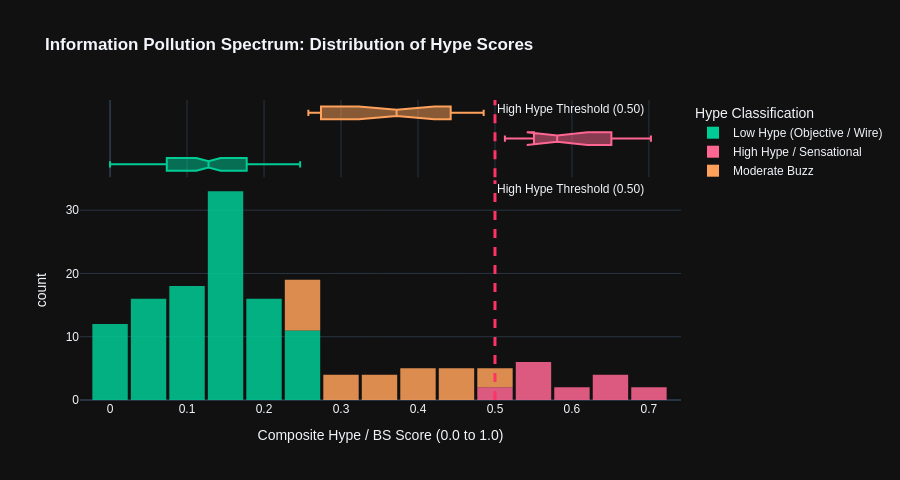

Notebook code cell kept with this figure:
### Markdown cell above
## 2. Hype Score Distribution Across the Media Spectrum

Let's visualize the composite score distribution and evaluate our decision threshold ($	au = 0.50$).

### Code cell
fig_dist = plot_hype_distribution(df_features, threshold=0.50)
fig_dist.show()

### Figure 1 — Plotly figure (JSON) as saved in the notebook; plotly's stock layout.template omitted (floating-point values rounded to 4 significant figures)
{"data": [{"bingroup": "x", "hovertemplate": "hype_tier=Low Hype (Objective / Wire)<br>Composite Hype / BS Score (0.0 to 1.0)=%{x}<br>count=%{y}<extra></extra>", "legendgroup": "Low Hype (Objective / Wire)", "marker": {"color": "#00CC96", "opacity": 0.85, "pattern": {"shape": ""}}, "name": "Low Hype (Objective / Wire)", "nbinsx": 25, "orientation": "v", "showlegend": true, "type": "histogram", "x": [0.0664, 0.1314, 0.2108, 0.0219, 0.0972, 0.243, 0.1275, 0.0583, 0.1275, 0.1744, 0.0373, 0.0357, 0.2208, 0.1775, 0.09, 0.1225, 0.1097, 0.0286, 0.1531, 0.2328, 0.0953, 0.0, 0.0681, 0.1021, 0.0681, 0.067, 0.0441, 0.0, 0.147, 0.0968, 0.13, 0.225, 0.0741, 0.051, 0.0838, 0.0, 0.0425, 0.0071, 0.0765, 0.242, 0.181, 0.0191, 0.2469, 0.1418, 0.1927, 0.1419, 0.2014, 0.2346, 0.2412, 0.1387, 0.0, 0.1926, 0.2392, 0.1402, 0.007, 0.2167, 0.19, 0.1958, 0.1671, 0.2, 0.125, 0.1058, 0.1296, 0.24, 0.0666, 0.1546, 0.1602, 0.1546, 0.1283, 0.2052, 0.1556, 0.0813, 0.0125, 0.1494, 0.1225, 0.2337, 0.1924, 0.1413, 0.125, 0.1808, 0.0306, 0.125, 0.158, 0.1519, 0.1326, 0.0766, 0.0, 0.1877, 0.13, 0.0737, 0.1326, 0.0, 0.1222, 0.0825, 0.1683, 0.1262, 0.0582, 0.1386, 0.0928, 0.1262, 0.1361, 0.2469, 0.2025, 0.1017, 0.0811, 0.0173], "xaxis": "x", "yaxis": "y"}, {"hovertemplate": "hype_tier=Low Hype (Objective / Wire)<br>Composite Hype / BS Score (0.0 to 1.0)=%{x}<extra></extra>", "legendgroup": "Low Hype (Objective / Wire)", "marker": {"color": "#00CC96"}, "name": "Low Hype (Objective / Wire)", "notched": true, "showlegend": false, "type": "box", "x": [0.0664, 0.1314, 0.2108, 0.0219, 0.0972, 0.243, 0.1275, 0.0583, 0.1275, 0.1744, 0.0373, 0.0357, 0.2208, 0.1775, 0.09, 0.1225, 0.1097, 0.0286, 0.1531, 0.2328, 0.0953, 0.0, 0.0681, 0.1021, 0.0681, 0.067, 0.0441, 0.0, 0.147, 0.0968, 0.13, 0.225, 0.0741, 0.051, 0.0838, 0.0, 0.0425, 0.0071, 0.0765, 0.242, 0.181, 0.0191, 0.2469, 0.1418, 0.1927, 0.1419, 0.2014, 0.2346, 0.2412, 0.1387, 0.0, 0.1926, 0.2392, 0.1402, 0.007, 0.2167, 0.19, 0.1958, 0.1671, 0.2, 0.125, 0.1058, 0.1296, 0.24, 0.0666, 0.1546, 0.1602, 0.1546, 0.1283, 0.2052, 0.1556, 0.0813, 0.0125, 0.1494, 0.1225, 0.2337, 0.1924, 0.1413, 0.125, 0.1808, 0.0306, 0.125, 0.158, 0.1519, 0.1326, 0.0766, 0.0, 0.1877, 0.13, 0.0737, 0.1326, 0.0, 0.1222, 0.0825, 0.1683, 0.1262, 0.0582, 0.1386, 0.0928, 0.1262, 0.1361, 0.2469, 0.2025, 0.1017, 0.0811, 0.0173], "xaxis": "x2", "yaxis": "y2"}, {"bingroup": "x", "hovertemplate": "hype_tier=High Hype / Sensational<br>Composite Hype / BS Score (0.0 to 1.0)=%{x}<br>count=%{y}<extra></extra>", "legendgroup": "High Hype / Sensational", "marker": {"color": "#FF6692", "opacity": 0.85, "pattern": {"shape": ""}}, "name": "High Hype / Sensational", "nbinsx": 25, "orientation": "v", "showlegend": true, "type": "histogram", "x": [0.6625, 0.6399, 0.5605, 0.6268, 0.6216, 0.5408, 0.5728, 0.7026, 0.5878, 0.5238, 0.561, 0.5129, 0.5738, 0.5328, 0.6644, 0.6862], "xaxis": "x", "yaxis": "y"}, {"hovertemplate": "hype_tier=High Hype / Sensational<br>Composite Hype / BS Score (0.0 to 1.0)=%{x}<extra></extra>", "legendgroup": "High Hype / Sensational", "marker": {"color": "#FF6692"}, "name": "High Hype / Sensational", "notched": true, "showlegend": false, "type": "box", "x": [0.6625, 0.6399, 0.5605, 0.6268, 0.6216, 0.5408, 0.5728, 0.7026, 0.5878, 0.5238, 0.561, 0.5129, 0.5738, 0.5328, 0.6644, 0.6862], "xaxis": "x2", "yaxis": "y2"}, {"bingroup": "x", "hovertemplate": "hype_tier=Moderate Buzz<br>Composite Hype / BS Score (0.0 to 1.0)=%{x}<br>count=%{y}<extra></extra>", "legendgroup": "Moderate Buzz", "marker": {"color": "#FFA15A", "opacity": 0.85, "pattern": {"shape": ""}}, "name": "Moderate Buzz", "nbinsx": 25, "orientation": "v", "showlegend": true, "type": "histogram", "x": [0.4423, 0.4768, 0.4481, 0.443, 0.4664, 0.4853, 0.2591, 0.2576, 0.4573, 0.4069, 0.3763, 0.281, 0.3337, 0.2588, 0.2633, 0.275, 0.3829, 0.3609, 0.2592, 0.3722, 0.2719, 0.4808, 0.4174, 0.2902, 0.4035, 0.2626, 0.3208, 0.3737, 0.2747], "xaxis": "x", "yaxis": "y"}, {"hovertemplate": "hype_tier=Moderate Buzz<br>Composite Hype / BS Score (0.0 to 1.0)=%{x}<extra></extra>", "legendgroup": "Moderate Buzz", "marker": {"color": "#FFA15A"}, "name": "Moderate Buzz", "notched": true, "showlegend": false, "type": "box", "x": [0.4423, 0.4768, 0.4481, 0.443, 0.4664, 0.4853, 0.2591, 0.2576, 0.4573, 0.4069, 0.3763, 0.281, 0.3337, 0.2588, 0.2633, 0.275, 0.3829, 0.3609, 0.2592, 0.3722, 0.2719, 0.4808, 0.4174, 0.2902, 0.4035, 0.2626, 0.3208, 0.3737, 0.2747], "xaxis": "x2", "yaxis": "y2"}], "layout": {"annotations": [{"showarrow": false, "text": "High Hype Threshold (0.50)", "x": 0.5, "xanchor": "left", "xref": "x", "y": 1, "yanchor": "top", "yref": "y domain"}, {"showarrow": false, "text": "High Hype Threshold (0.50)", "x": 0.5, "xanchor": "left", "xref": "x2", "y": 1, "yanchor": "top", "yref": "y2 domain"}], "bargap": 0.08, "barmode": "relative", "font": {"family": "Arial, sans-serif", "size": 12}, "height": 480, "legend": {"title": {"text": "Hype Classification"}, "tracegroupgap": 0}, "shapes": [{"line": {"color": "#FF3366", "dash": "dash", "width": 3}, "type": "line", "x0": 0.5, "x1": 0.5, "xref": "x", "y0": 0, "y1": 1, "yref": "y domain"}, {"line": {"color": "#FF3366", "dash": "dash", "width": 3}, "type": "line", "x0": 0.5, "x1": 0.5, "xref": "x2", "y0": 0, "y1": 1, "yref": "y2 domain"}], "title": {"text": "<b>Information Pollution Spectrum: Distribution of Hype Scores</b>"}, "xaxis": {"anchor": "y", "domain": [0.0, 1.0], "title": {"text": "Composite Hype / BS Score (0.0 to 1.0)"}}, "xaxis2": {"anchor": "y2", "domain": [0.0, 1.0], "matches": "x", "showgrid": true, "showticklabels": false}, "yaxis": {"anchor": "x", "domain": [0.0, 0.7326], "title": {"text": "count"}}, "yaxis2": {"anchor": "x2", "domain": [0.7426, 1.0], "matches": "y2", "showgrid": false, "showline": false, "showticklabels": false, "ticks": ""}}}
